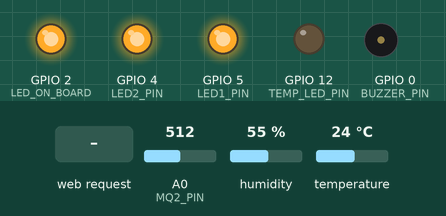
This sketch was run on a simulated ESP8266 (NodeMCU). On the bench: output pins drawn as LEDs (lit = HIGH), buzzer (waves = sounding, pin HIGH). Inputs (shaded band) come from the test bench; at power-on: temperature 24 °C, A0 (MQ2_PIN) = 512, humidity 55 %. WiFi joins after 1.5 s; servers stay silent unless stated; what the sketch prints to the serial monitor is not drawn.

Above: at 2.7 s.
2.8 s: temperature set to 29 °C
5.2 s: temperature set to 32 °C
At 9.2 s:
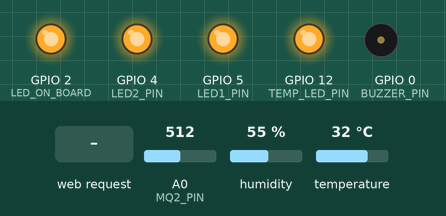
9.5 s: A0 (MQ2_PIN) set to 592
11.2 s: A0 (MQ2_PIN) set to 612
At 12.4 s:
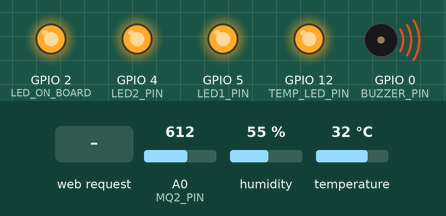
13.5 s: HTTP request GET /led1?state=on received
At 13.8 s:
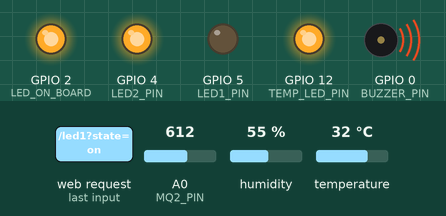
15.0 s: HTTP request GET /led2?state=on received
At 16.2 s:
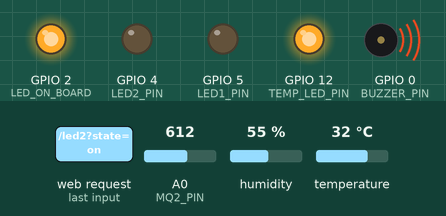
Timing chart, 0 to 17.5 s (numbered marks = the images above; inputs shaded):
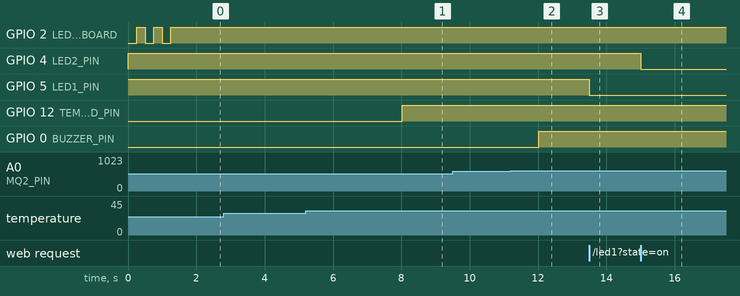

Measured:
- the behaviour switches between 30 and 31 °C on temperature (found by bisection; images 0 and 1)
- the behaviour switches between 600 and 601 on A0 (MQ2_PIN) (found by bisection; images 1 and 2)
- after the input at 2.8 s, every drawn part: stays the same
- after the input at 5.2 s, GPIO 12 (TEMP_LED_PIN): LOW → HIGH after 2.8 s
- after the input at 9.5 s, every drawn part: stays the same
- after the input at 11.2 s, GPIO 0 (BUZZER_PIN): LOW → HIGH after 0.82 s
- after the input at 13.5 s, GPIO 5 (LED1_PIN): HIGH → LOW at once
- after the input at 15.0 s, GPIO 4 (LED2_PIN): HIGH → LOW at once

The sketch:

maison_intelligente.ino
```cpp
// Maison intelligente — NodeMCU ESP8266
// Serveur web embarqué : suivi de la température, de l'humidité et du gaz,
// alarmes locales (LED et buzzer) et commande de deux lampes via Wi-Fi.

#include <ESP8266WiFi.h>
#include <ESP8266WebServer.h>
#include "DHT.h"

#include "secrets.h"   // WIFI_SSID et WIFI_PASSWORD (copier secrets.example.h)
#include "PageIndex.h" // page web servie sur "/"

// ---------------------------------------- Broches (numéros GPIO)
#define LED1_PIN      5   // D1 : lampe 1 (active à l'état bas)
#define LED2_PIN      4   // D2 : lampe 2 (active à l'état bas)
#define TEMP_LED_PIN 12   // D6 : LED d'alerte température
#define BUZZER_PIN    0   // D3 : buzzer d'alarme gaz
#define DHT_PIN      13   // D7 : capteur DHT11
#define MQ2_PIN      A0   // A0 : capteur de gaz MQ2 (analogique)
#define LED_ON_BOARD  2   // LED de la carte, clignote pendant la connexion Wi-Fi

// ---------------------------------------- Seuils
const int   GAS_THRESHOLD    = 600;   // valeur analogique MQ2 (0 à 1023)
const float TEMP_ALERT_C     = 30.0;  // °C
const unsigned long READ_INTERVAL_MS = 2000; // le DHT11 ne supporte pas plus d'une lecture par seconde

#define DHTTYPE DHT11
DHT dht(DHT_PIN, DHTTYPE);
ESP8266WebServer server(80);

// Dernières mesures, mises à jour dans loop() pour que les alarmes
// fonctionnent même quand aucune page web n'est ouverte.
float temperature = NAN;
float humidity = NAN;
int gasValue = 0;
bool gasAlarm = false;
bool tempAlarm = false;
bool led1On = false;
bool led2On = false;
unsigned long lastRead = 0;

void readSensors() {
  float t = dht.readTemperature();
  float h = dht.readHumidity();
  if (!isnan(t)) temperature = t;
  if (!isnan(h)) humidity = h;
  if (isnan(t) || isnan(h)) Serial.println("Lecture DHT11 impossible");

  gasValue = analogRead(MQ2_PIN);
  gasAlarm = gasValue > GAS_THRESHOLD;
  tempAlarm = !isnan(temperature) && temperature > TEMP_ALERT_C;

  digitalWrite(BUZZER_PIN, gasAlarm ? HIGH : LOW);
  digitalWrite(TEMP_LED_PIN, tempAlarm ? HIGH : LOW);

  Serial.printf("T=%.1f C  H=%.1f %%  Gaz=%d  alarme gaz=%d  alerte temp=%d\n",
                temperature, humidity, gasValue, gasAlarm, tempAlarm);
}

void setLamp(int pin, bool &state, bool on) {
  state = on;
  digitalWrite(pin, on ? LOW : HIGH); // LEDs câblées en logique inversée
}

// ---------------------------------------- Routes HTTP
void handleRoot() {
  server.send_P(200, "text/html", MAIN_page);
}

// Toutes les mesures en une seule réponse JSON
void handleData() {
  String json = "{";
  json += "\"temperature\":" + (isnan(temperature) ? String("null") : String(temperature, 1)) + ",";
  json += "\"humidity\":" + (isnan(humidity) ? String("null") : String(humidity, 1)) + ",";
  json += "\"gas\":" + String(gasValue) + ",";
  json += "\"gasThreshold\":" + String(GAS_THRESHOLD) + ",";
  json += "\"gasAlarm\":" + String(gasAlarm ? "true" : "false") + ",";
  json += "\"tempAlarm\":" + String(tempAlarm ? "true" : "false") + ",";
  json += "\"led1\":" + String(led1On ? "true" : "false") + ",";
  json += "\"led2\":" + String(led2On ? "true" : "false");
  json += "}";
  server.send(200, "application/json", json);
}

// /led1?state=on|off et /led2?state=on|off
void handleLamp(int pin, bool &state, const char *name) {
  String s = server.arg("state");
  if (s != "on" && s != "off") {
    server.send(400, "text/plain", "Paramètre state attendu : on ou off");
    return;
  }
  setLamp(pin, state, s == "on");
  server.send(200, "text/plain", String(name) + " " + s);
}

void setup() {
  Serial.begin(115200);
  dht.begin();

  pinMode(LED1_PIN, OUTPUT);
  pinMode(LED2_PIN, OUTPUT);
  pinMode(TEMP_LED_PIN, OUTPUT);
  pinMode(BUZZER_PIN, OUTPUT);
  pinMode(LED_ON_BOARD, OUTPUT);
  setLamp(LED1_PIN, led1On, false);
  setLamp(LED2_PIN, led2On, false);
  digitalWrite(TEMP_LED_PIN, LOW);
  digitalWrite(BUZZER_PIN, LOW);

  // Connexion Wi-Fi (la LED de la carte clignote pendant l'attente)
  WiFi.mode(WIFI_STA);
  WiFi.begin(WIFI_SSID, WIFI_PASSWORD);
  Serial.print("Connexion à ");
  Serial.print(WIFI_SSID);
  while (WiFi.status() != WL_CONNECTED) {
    Serial.print(".");
    digitalWrite(LED_ON_BOARD, LOW);
    delay(250);
    digitalWrite(LED_ON_BOARD, HIGH);
    delay(250);
  }
  Serial.println();
  Serial.print("Connecté, adresse IP : ");
  Serial.println(WiFi.localIP());

  server.on("/", handleRoot);
  server.on("/data", handleData);
  server.on("/led1", []() { handleLamp(LED1_PIN, led1On, "LED1"); });
  server.on("/led2", []() { handleLamp(LED2_PIN, led2On, "LED2"); });
  server.begin();
  Serial.println("Serveur HTTP démarré");

  readSensors();
}

void loop() {
  server.handleClient();

  if (millis() - lastRead >= READ_INTERVAL_MS) {
    lastRead = millis();
    readSensors();
  }
}
```

PageIndex.h
```cpp
// Page web servie par l'ESP8266 sur "/". Elle interroge /data toutes les 2 secondes.
const char MAIN_page[] PROGMEM = R"=====(
<!DOCTYPE html>
<html lang="fr">
<head>
  <meta charset="utf-8">
  <meta name="viewport" content="width=device-width, initial-scale=1">
  <title>Maison intelligente</title>
  <link href="https://use.fontawesome.com/releases/v5.7.2/css/all.css" rel="stylesheet">
  <style>
    body {
      margin: 0;
      font-family: Arial, sans-serif;
      color: #333;
      background: linear-gradient(45deg, #FFC700, #FFB300, #FF9100, #FF6F00, #FF9100, #FFC700);
      background-size: 400% 400%;
      animation: fond 15s ease infinite;
      min-height: 100vh;
    }
    @keyframes fond { 0% { background-position: 0% 50%; } 50% { background-position: 100% 50%; } 100% { background-position: 0% 50%; } }
    .container { max-width: 620px; margin: 0 auto; padding: 20px 16px; }
    h1 { font-size: 2.4rem; color: #fff; text-align: center; text-shadow: 2px 2px 4px rgba(0,0,0,.45); margin: 10px 0 20px; }
    .card { background: rgba(255,255,255,.88); border-radius: 14px; padding: 14px 18px; margin-bottom: 14px;
            display: flex; align-items: center; gap: 16px; box-shadow: 0 4px 14px rgba(0,0,0,.12); }
    .card i { font-size: 2.2rem; width: 46px; text-align: center; }
    .label { flex: 1; font-size: 1.2rem; }
    .value { font-size: 1.5rem; font-weight: bold; }
    .unit { font-size: 1rem; margin-left: 2px; }
    .badge { padding: 4px 12px; border-radius: 999px; font-size: .95rem; font-weight: bold; color: #fff; background: #4CAF50; }
    .badge.alerte { background: #e53935; }
    .lampe .etat { font-size: .95rem; color: #666; }
    button { padding: 9px 16px; border: none; border-radius: 8px; color: #fff; font-size: 1rem; cursor: pointer; }
    .on { background: #4CAF50; }
    .off { background: #757575; }
    .alarme { animation: clignote 1s infinite; }
    @keyframes clignote { 50% { opacity: .35; } }
    .horloge { text-align: center; color: #fff; text-shadow: 1px 1px 2px rgba(0,0,0,.45); font-size: 1rem; }
  </style>
</head>
<body>
  <div class="container">
    <h1>Maison intelligente</h1>

    <div class="card">
      <i class="fas fa-thermometer-half" style="color:#62a1d3"></i>
      <span class="label">Température</span>
      <span><span class="value" id="temperature">--</span><span class="unit">&deg;C</span></span>
      <span class="badge" id="tempAlarm">Normal</span>
    </div>

    <div class="card">
      <i class="fas fa-tint" style="color:#4fc3a1"></i>
      <span class="label">Humidité</span>
      <span><span class="value" id="humidity">--</span><span class="unit">%</span></span>
    </div>

    <div class="card">
      <i class="fas fa-burn" style="color:#f5a623" id="gasIcon"></i>
      <span class="label">Gaz (MQ2)<br><small id="gasThreshold"></small></span>
      <span class="value" id="gas">--</span>
      <span class="badge" id="gasAlarm">Normal</span>
    </div>

    <div class="card lampe">
      <i class="fas fa-lightbulb" id="led1Icon" style="color:#bbb"></i>
      <span class="label">Lampe 1<br><span class="etat" id="led1">--</span></span>
      <button class="on" onclick="lampe('led1', 'on')">Allumer</button>
      <button class="off" onclick="lampe('led1', 'off')">Éteindre</button>
    </div>

    <div class="card lampe">
      <i class="fas fa-lightbulb" id="led2Icon" style="color:#bbb"></i>
      <span class="label">Lampe 2<br><span class="etat" id="led2">--</span></span>
      <button class="on" onclick="lampe('led2', 'on')">Allumer</button>
      <button class="off" onclick="lampe('led2', 'off')">Éteindre</button>
    </div>

    <p class="horloge"><i class="far fa-clock"></i> <span id="heure"></span> &nbsp; <i class="far fa-calendar-alt"></i> <span id="date"></span></p>
  </div>

  <script>
    function afficher(d) {
      document.getElementById("temperature").textContent = d.temperature === null ? "--" : d.temperature.toFixed(1);
      document.getElementById("humidity").textContent = d.humidity === null ? "--" : d.humidity.toFixed(0);
      document.getElementById("gas").textContent = d.gas;
      document.getElementById("gasThreshold").textContent = "seuil d'alarme : " + d.gasThreshold;
      badge("gasAlarm", d.gasAlarm, "Alarme !");
      badge("tempAlarm", d.tempAlarm, "Chaleur !");
      document.getElementById("gasIcon").className = "fas fa-burn" + (d.gasAlarm ? " alarme" : "");
      etatLampe("led1", d.led1);
      etatLampe("led2", d.led2);
    }
    function badge(id, alerte, texte) {
      var el = document.getElementById(id);
      el.textContent = alerte ? texte : "Normal";
      el.className = "badge" + (alerte ? " alerte" : "");
    }
    function etatLampe(id, allumee) {
      document.getElementById(id).textContent = allumee ? "Allumée" : "Éteinte";
      document.getElementById(id + "Icon").style.color = allumee ? "#FFC107" : "#bbb";
    }
    function rafraichir() {
      fetch("/data").then(function (r) { return r.json(); }).then(afficher).catch(function () {});
    }
    function lampe(id, etat) {
      fetch("/" + id + "?state=" + etat).then(rafraichir);
    }
    function horloge() {
      var d = new Date();
      document.getElementById("heure").textContent = d.toLocaleTimeString("fr-FR");
      document.getElementById("date").textContent = d.toLocaleDateString("fr-FR", { weekday: "long", day: "numeric", month: "long", year: "numeric" });
    }
    rafraichir();
    horloge();
    setInterval(rafraichir, 2000);
    setInterval(horloge, 1000);
  </script>
</body>
</html>
)=====";
```

secrets.example.h
```cpp
// Copier ce fichier en "secrets.h" (même dossier) et renseigner le réseau Wi-Fi.
// secrets.h est ignoré par Git pour ne jamais publier le mot de passe.
#pragma once

#define WIFI_SSID     "NomDuReseau"
#define WIFI_PASSWORD "MotDePasse"
```
